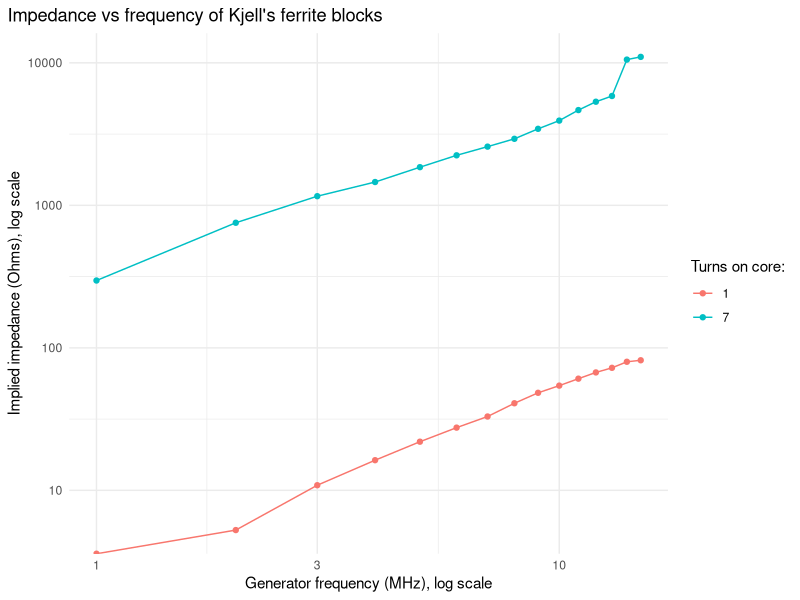

Recreate this plot in R.
## ---- chunk 1
library("tidyverse")
df <- tribble(~frequency, ~turns, ~measurement,
              1, 1, 500,
              2, 1, 475,
              3, 1, 451,
              4, 1, 430,
              5, 1, 410,
              6, 1, 392,
              7, 1, 376,
              8, 1, 355,
              9, 1, 337,
              10,1, 324,
              11,1, 311,
              12,1, 299,
              13,1, 290,
              14,1, 278,
              15,1, 275,
              1,7,126,
              2,7,58.5,
              3,7,39.7,
              4,7,32.1,
              5,7,25.6,
              6,7,21.33,
              7,7,18.64,
              8,7,16.5,
              9,7,14.11,
              10,7,12.4,
              11,7,10.5,
              12,7,9.2,
              13,7,8.4,
              14,7,4.7,
              15,7,4.5) %>%
  mutate( Xf = 1000/measurement * 50 - 100)
## ---- chunk 2
df %>% ggplot( aes(x=frequency, y=Xf, group=as.factor(turns), color=as.factor(turns))) + 
  geom_point() +
  geom_line() +
  theme_minimal() +
  labs(x = "Generator frequency (MHz), log scale",
       y = "Implied impedance (Ohms), log scale",
       title = "Impedance vs frequency of Kjell\'s ferrite blocks",
       color = "Turns on core:") +
  scale_x_continuous(trans='log10') +
  scale_y_continuous(trans="log10") +
  theme(plot.title.position = "plot")
